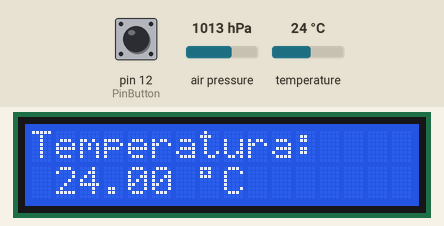
This sketch was run on a simulated Arduino Uno, built with avr-gcc and run on an emulated ATmega328P. Shown: 16×2 character LCD. The inputs (shaded band) are chosen by the test bench; at power-on: pin 12 (PinButton) LOW, air pressure 1013 hPa, temperature 24 °C. What the sketch prints to the serial monitor is not drawn.

Above: at 1.7 s.
1.8 s: pin 12 (PinButton) pulled HIGH for 0.25 s
At 2.6 s:
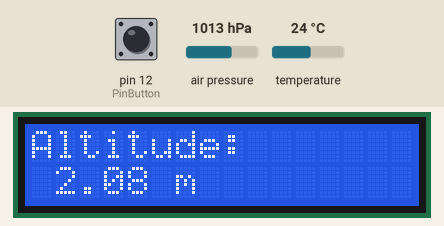
5.0 s: air pressure set to 952 hPa
At 6.0 s:
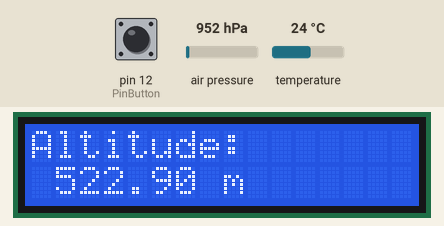
6.6 s: pin 12 (PinButton) pulled HIGH for 1 s
At 8.4 s:
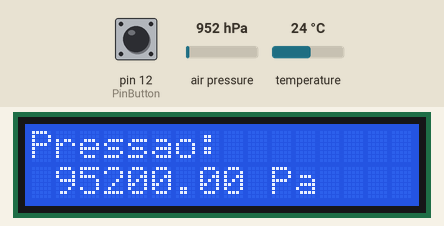
9.1 s: air pressure set to 975 hPa
At 10.4 s:
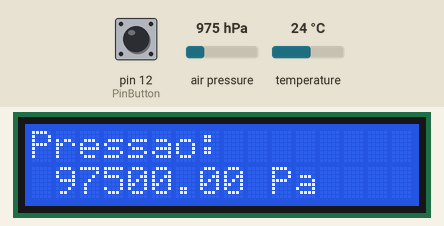
10.7 s: air pressure set to 1000 hPa
At 11.2 s:
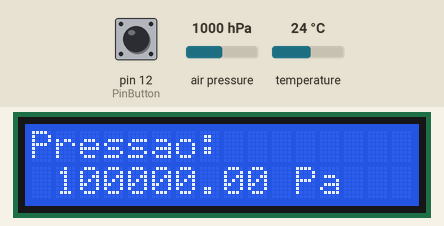
Timing chart, 0 to 13.7 s (numbered marks = the images above; inputs shaded):
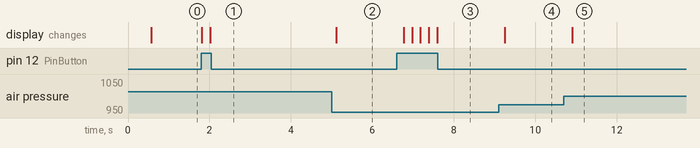

The sketch:

Trabalho_Microprocessadores.ino
```cpp
#include <Wire.h>
#include <SPI.h>
#include <Adafruit_BMP280.h> //biblioteca Adafruit p/ utilização do BMP 280
#include <LiquidCrystal.h> // biblioteca Liquid Crystal

LiquidCrystal lcd(8, 9, 4, 5, 6, 7); // pinos do LCD - RS E D4 D5 D6 D7

#define PinButton (12)
#define BMP_SCK  (13)
#define BMP_MISO (12)
#define BMP_MOSI (11)
#define BMP_CS   (10)

int x = 0; // contador do botao

Adafruit_BMP280 bmp; // I2C
//Adafruit_BMP280 bmp(BMP_CS); // hardware SPI
//Adafruit_BMP280 bmp(BMP_CS, BMP_MOSI, BMP_MISO,  BMP_SCK);

void setup() {
  lcd.begin(16, 2); // inicializa LCD 16x2
  delay(500); // atraso de 0,5 segundos
  pinMode(PinButton, INPUT);
  Serial.begin(9600);
  while ( !Serial ) delay(100);   // wait for native usb
  Serial.println(F("BMP280 test"));
  unsigned status;
  //status = bmp.begin(BMP280_ADDRESS_ALT, BMP280_CHIPID);
  status = bmp.begin(0x76);
  if (!status) {
    Serial.println(F("Could not find a valid BMP280 sensor, check wiring or "
                      "try a different address!"));
    Serial.print("SensorID was: 0x"); Serial.println(bmp.sensorID(),16);
    Serial.print("        ID of 0xFF probably means a bad address, a BMP 180 or BMP 085\n");
    Serial.print("   ID of 0x56-0x58 represents a BMP 280,\n");
    Serial.print("        ID of 0x60 represents a BME 280.\n");
    Serial.print("        ID of 0x61 represents a BME 680.\n");
    while (1) delay(10);
  }

  /* Default settings from datasheet. */
  bmp.setSampling(Adafruit_BMP280::MODE_NORMAL,     /* Operating Mode. */
                  Adafruit_BMP280::SAMPLING_X2,     /* Temp. oversampling */
                  Adafruit_BMP280::SAMPLING_X16,    /* Pressure oversampling */
                  Adafruit_BMP280::FILTER_X16,      /* Filtering. */
                  Adafruit_BMP280::STANDBY_MS_500); /* Standby time. */
}

void loop() {
  lcd.clear(); // limpa tela do LCD

  if ( digitalRead(PinButton) == HIGH) //
  {
    x = x + 1;
  }
  if (x == 3)
      {x=0;}

  if (x==0) // sem clique no botao
    {
    lcd.setCursor(0, 0); // selecionando coluna 0 e linha 0
    lcd.print("Temperatura: ");
    lcd.setCursor(1, 1); // selecionando coluna 1 e linha 1
    lcd.print(bmp.readTemperature()); // print no lcd da leitura do bmp p/ temperatura
    lcd.print(" ");
    lcd.print((char)223); // simbolo de grau
    lcd.print("C");}
  else if (x==1) //primeiro clique no botao
    {
    lcd.setCursor(0, 0); // selecionando coluna 0 e linha 0
    lcd.print("Pressao: ");
    lcd.setCursor(1, 1); // selecionando coluna 1 e linha 1
    lcd.print(bmp.readPressure()); // print no lcd da leitura do bmp p/ pressao
    lcd.print(" Pa");}
  else if (x==2) // segundo clique no botao
    {
    lcd.setCursor(0, 0); // selecionando coluna 0 e linha 0
    lcd.print("Altitude: ");
    lcd.setCursor(1, 1); // selecionando coluna 1 e linha 1
    lcd.print(bmp.readAltitude(1013.25)); // // print no lcd da leitura do bmp p/ altitude
    lcd.print(" m");}

    delay(200);
}
```

Measured:
- after the input at 1.8 s, the display: first changes at once (image 1 shows a later state)
- after the input at 5.0 s, the display: changes after 0.11 s (image 2)
- after the input at 6.6 s, the display: first changes after 0.17 s (image 3 shows a later state)
- after the input at 9.1 s, the display: changes after 0.15 s (image 4)
- after the input at 10.7 s, the display: changes after 0.20 s (image 5)
